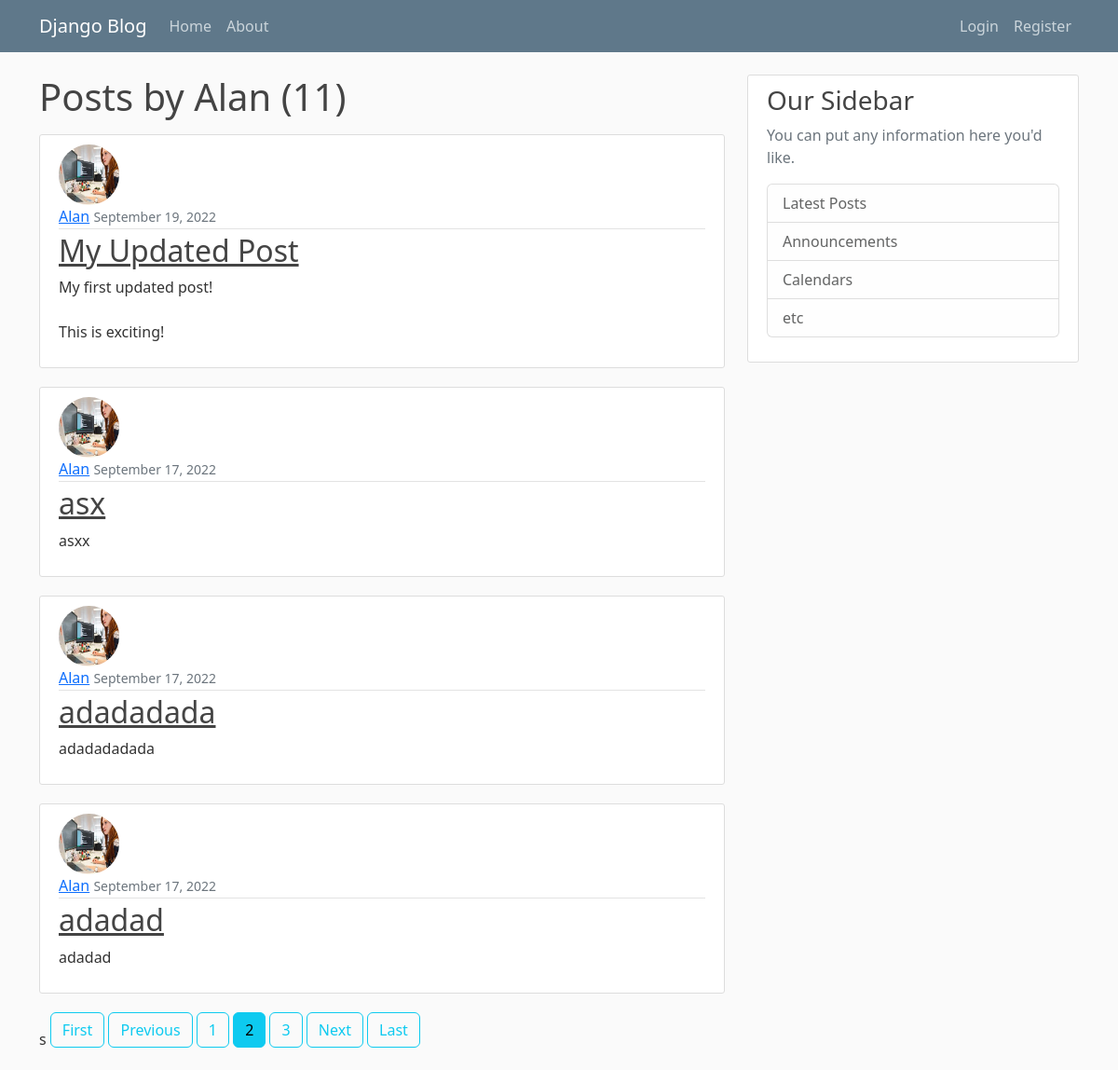
Screenshot of /user/Alan?page=2 with the database file from the repository.
### Blog/models.py (models this page shows, shortened)
class Post(models.Model):
	title = models.CharField(max_length=100)					#title length
	content = models.TextField()									# content field
	date_posted = models.DateTimeField(default = timezone.now)		#update date on creating the post
	author = models.ForeignKey(User, on_delete = models.CASCADE) #delete the post as well on deleting the user

### Users/models.py (models this page shows, shortened)
class Profile(models.Model):
    user = models.OneToOneField(User, on_delete=models.CASCADE)
    image = models.ImageField(default='default.jpg', upload_to='profile_pics')

### Blog/views.py (the view)
# urls.py: path('user/<str:username>', UserPostListView.as_view(), name='user-posts'),
class UserPostListView(ListView):
    model = Post
    template_name = 'Blog/user_posts.html'   # <app>/<model>_<viewtype>.html
    context_object_name = 'posts'  # changing the attribute that class is searching for to 'posts', without that, class will search 'default' list object
    paginate_by = 4 # four posts per page (pagination)
    def get_queryset(self):   # filtering method for the single user's posts
        user = get_object_or_404(User, username = self.kwargs.get('username')) # kwargs are query parameter from url  # if user in url exist then store in user var and return user data from 'Post' model else then return 404 error
        return Post.objects.filter(author = user).order_by('-date_posted')   # reordering the posts of individual user

### Blog/templates/Blog/user_posts.html
{% extends "Blog/base.html" %}
{% block content %}
	<h1 class="mb-3">Posts by {{ view.kwargs.username }} ({{ page_obj.paginator.count }})</h1>
	{% for post in posts %}
		<article class="media content-section">
		 <img class="rounded-circle article-img" src="{{ post.author.profile.image.url }}">
		  <div class="media-body">
		    <div class="article-metadata">
		      <a class="mr-2" href="{% url 'Blog:user-posts' post.author.username %}">{{ post.author }}</a>
		      <small class="text-muted">{{ post.date_posted | date:"F j, Y" }}</small>
		    </div>
		    <h2><a class="article-title" href="{% url 'Blog:post-detail' post.id %}">{{ post.title }}</a></h2>
		    <p class="article-content">{{ post.content }}</p>
		  </div>
		</article>
	{% endfor %}
	{% if is_paginated %}s
		{% if page_obj.has_previous %}
			<a class = "btn btn-outline-info mb-4" href="?page=1">First</a>
			<a class = "btn btn-outline-info mb-4" href="?page={{ page_obj.previous_page_number}}">Previous</a>
		{% endif %}
		{% for num in page_obj.paginator.page_range %}
			{% if page_obj.number == num %}
			    <a class = "btn btn-info mb-4" href="?page={{ num }}">{{ num }}</a>
			 {% elif num > page_obj.number|add:'-3' and num < page_obj.number|add:'3' %}
			 	<a class = "btn btn-outline-info mb-4" href="?page={{ num }}">{{ num }}</a>
			{% endif %}
		{% endfor %}
		{% if page_obj.has_next %}
			<a class = "btn btn-outline-info mb-4" href="?page={{page_obj.next_page_number}}">Next</a>
			<a class = "btn btn-outline-info mb-4" href="?page={{ page_obj.paginator.num_pages}}">Last</a>
		{% endif %}
	{% endif %}
{% endblock content %}

### Blog/static/Blog/main.css (style rules this page uses)
body { background: #fafafa; color: #333333; margin-top: 5rem; }
h1, h2, h3, h4, h5, h6 { color: #444444; }
.content-section { background: #ffffff; padding: 10px 20px; border: 1px solid #dddddd; border-radius: 3px; margin-bottom: 20px; }
.article-title { color: #444444; }
.article-content { white-space: pre-line; }
.article-img { height: 65px; width: 65px; margin-right: 16px; }
.article-metadata { padding-bottom: 1px; margin-bottom: 4px; border-bottom: 1px solid #e3e3e3 }

### rows the page displays
Post: author.profile.image (picture), author "Alan", date_posted "September 19, 2022", title "My Updated Post", content "My first updated post! This is exciting!"
Post: author.profile.image (picture), author "Alan", date_posted "September 17, 2022", title "asx", content "asxx"
Post: author.profile.image (picture), author "Alan", date_posted "September 17, 2022", title "adadadada", content "adadadadada"
Post: author.profile.image (picture), author "Alan", date_posted "September 17, 2022", title "adadad", content "adadad"

### other values shown
{{ view.kwargs.username }} "Alan"
{{ page_obj.paginator.count }} "11"
{{ num }} "1" "3"
{{ num }} "2"
